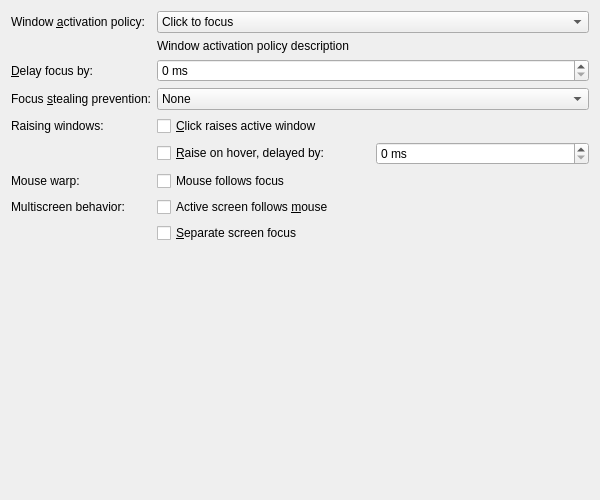
<?xml version="1.0" encoding="UTF-8"?>
<ui version="4.0">
 <class>KWinFocusConfigForm</class>
 <widget class="QWidget" name="KWinFocusConfigForm">
  <property name="geometry">
   <rect>
    <x>0</x>
    <y>0</y>
    <width>600</width>
    <height>500</height>
   </rect>
  </property>
  <layout class="QVBoxLayout" name="verticalLayout">
   <item>
    <layout class="QFormLayout" name="formLayout_1">
     <property name="formAlignment">
      <set>Qt::AlignHCenter|Qt::AlignTop</set>
     </property>
     <item row="0" column="0">
      <widget class="QLabel" name="windowFocusPolicyLabel">
       <property name="text">
        <string>Window &amp;activation policy:</string>
       </property>
       <property name="buddy">
        <cstring>windowFocusPolicy</cstring>
       </property>
      </widget>
     </item>
     <item row="0" column="1">
      <widget class="QComboBox" name="windowFocusPolicy">
       <property name="whatsThis">
        <string>With this option you can specify how and when windows will be focused.</string>
       </property>
       <item>
        <property name="text">
         <string comment="sassa asas">Click to focus</string>
        </property>
       </item>
       <item>
        <property name="text">
         <string>Click to focus (mouse precedence)</string>
        </property>
       </item>
       <item>
        <property name="text">
         <string>Focus follows mouse</string>
        </property>
       </item>
       <item>
        <property name="text">
         <string>Focus follows mouse (mouse precedence)</string>
        </property>
       </item>
       <item>
        <property name="text">
         <string>Focus under mouse</string>
        </property>
       </item>
       <item>
        <property name="text">
         <string>Focus strictly under mouse</string>
        </property>
       </item>
      </widget>
     </item>
     <item row="2" column="0">
      <widget class="QLabel" name="delayFocusOnLabel">
       <property name="text">
        <string>&amp;Delay focus by:</string>
       </property>
       <property name="alignment">
        <set>Qt::AlignRight|Qt::AlignTrailing|Qt::AlignVCenter</set>
       </property>
       <property name="buddy">
        <cstring>kcfg_DelayFocusInterval</cstring>
       </property>
      </widget>
     </item>
     <item row="2" column="1">
      <widget class="QSpinBox" name="kcfg_DelayFocusInterval">
       <property name="whatsThis">
        <string>This is the delay after which the window the mouse pointer is over will automatically receive focus.</string>
       </property>
       <property name="suffix">
        <string> ms</string>
       </property>
       <property name="minimum">
        <number>0</number>
       </property>
       <property name="maximum">
        <number>3000</number>
       </property>
       <property name="singleStep">
        <number>100</number>
       </property>
      </widget>
     </item>
     <item row="3" column="0">
      <widget class="QLabel" name="focusStealingLabel">
       <property name="text">
        <string>Focus &amp;stealing prevention:</string>
       </property>
       <property name="alignment">
        <set>Qt::AlignRight|Qt::AlignTrailing|Qt::AlignVCenter</set>
       </property>
       <property name="buddy">
        <cstring>kcfg_FocusStealingPreventionLevel</cstring>
       </property>
      </widget>
     </item>
     <item row="3" column="1">
      <widget class="QComboBox" name="kcfg_FocusStealingPreventionLevel">
       <property name="whatsThis">
        <string>&lt;html&gt;&lt;head/&gt;&lt;body&gt;&lt;p&gt;This option specifies how much KWin will try to prevent unwanted focus stealing caused by unexpected activation of new windows. (Note: This feature does not work with the &lt;span style=&quot; font-style:italic;&quot;&gt;Focus under mouse&lt;/span&gt; or &lt;span style=&quot; font-style:italic;&quot;&gt;Focus strictly under mouse&lt;/span&gt; focus policies.) &lt;/p&gt;&lt;ul style=&quot;margin-top: 0px; margin-bottom: 0px; margin-left: 0px; margin-right: 0px; -qt-list-indent: 1;&quot;&gt;&lt;li style=&quot; margin-top:12px; margin-bottom:0px; margin-left:0px; margin-right:0px; -qt-block-indent:0; text-indent:0px;&quot;&gt;&lt;span style=&quot; font-style:italic;&quot;&gt;None:&lt;/span&gt; Prevention is turned off and new windows always become activated.&lt;/li&gt;&lt;li style=&quot; margin-top:0px; margin-bottom:0px; margin-left:0px; margin-right:0px; -qt-block-indent:0; text-indent:0px;&quot;&gt;&lt;span style=&quot; font-style:italic;&quot;&gt;Low:&lt;/span&gt; Prevention is enabled; when some window does not have support for the underlying mechanism and KWin cannot reliably decide whether to activate the window or not, it will be activated. This setting may have both worse and better results than the medium level, depending on the applications.&lt;/li&gt;&lt;li style=&quot; margin-top:0px; margin-bottom:0px; margin-left:0px; margin-right:0px; -qt-block-indent:0; text-indent:0px;&quot;&gt;&lt;span style=&quot; font-style:italic;&quot;&gt;Medium:&lt;/span&gt; Prevention is enabled.&lt;/li&gt;&lt;li style=&quot; margin-top:0px; margin-bottom:0px; margin-left:0px; margin-right:0px; -qt-block-indent:0; text-indent:0px;&quot;&gt;&lt;span style=&quot; font-style:italic;&quot;&gt;High:&lt;/span&gt; New windows get activated only if no window is currently active or if they belong to the currently active application. This setting is probably not really usable when not using mouse focus policy.&lt;/li&gt;&lt;li style=&quot; margin-top:0px; margin-bottom:12px; margin-left:0px; margin-right:0px; -qt-block-indent:0; text-indent:0px;&quot;&gt;&lt;span style=&quot; font-style:italic;&quot;&gt;Extreme:&lt;/span&gt; All windows must be explicitly activated by the user.&lt;/li&gt;&lt;/ul&gt;&lt;p&gt;Windows that are prevented from stealing focus are marked as demanding attention, which by default means their taskbar entry will be highlighted. This can be changed in the Notifications control module.&lt;/p&gt;&lt;/body&gt;&lt;/html&gt;</string>
       </property>
       <item>
        <property name="text">
         <string extracomment="Focus Stealing Prevention Level">None</string>
        </property>
       </item>
       <item>
        <property name="text">
         <string extracomment="Focus Stealing Prevention Level">Low</string>
        </property>
       </item>
       <item>
        <property name="text">
         <string extracomment="Focus Stealing Prevention Level">Medium</string>
        </property>
       </item>
       <item>
        <property name="text">
         <string extracomment="Focus Stealing Prevention Level">High</string>
        </property>
       </item>
       <item>
        <property name="text">
         <string extracomment="Focus Stealing Prevention Level">Extreme</string>
        </property>
       </item>
      </widget>
     </item>
     <item row="4" column="0">
      <widget class="QLabel" name="raisingWindowsLabel">
       <property name="text">
        <string>Raising windows:</string>
       </property>
      </widget>
     </item>
     <item row="4" column="1">
      <widget class="QCheckBox" name="kcfg_ClickRaise">
       <property name="whatsThis">
        <string>When this option is enabled, the active window will be brought to the front when you click somewhere into the window contents. To change it for inactive windows, you need to change the settings in the Actions tab.</string>
       </property>
       <property name="text">
        <string>&amp;Click raises active window</string>
       </property>
      </widget>
     </item>
     <item row="5" column="1">
      <layout class="QHBoxLayout" name="horizontalLayout_1">
       <item>
        <widget class="QCheckBox" name="kcfg_AutoRaise">
         <property name="whatsThis">
          <string>When this option is enabled, a window in the background will automatically come to the front when the mouse pointer has been over it for some time.</string>
         </property>
         <property name="text">
          <string>&amp;Raise on hover, delayed by:</string>
         </property>
        </widget>
       </item>
       <item>
        <widget class="QSpinBox" name="kcfg_AutoRaiseInterval">
         <property name="whatsThis">
          <string>This is the delay after which the window that the mouse pointer is over will automatically come to the front.</string>
         </property>
         <property name="suffix">
          <string> ms</string>
         </property>
         <property name="minimum">
          <number>0</number>
         </property>
         <property name="maximum">
          <number>3000</number>
         </property>
         <property name="singleStep">
          <number>100</number>
         </property>
        </widget>
       </item>
      </layout>
     </item>
     <item row="6" column="0">
        <widget class="QLabel" name="mouseWarpLabel">
         <property name="text">
          <string>Mouse warp:</string>
         </property>
        </widget>
       </item>
       <item row="6" column="1">
        <widget class="QCheckBox" name="kcfg_MouseFollowsFocus">
         <property name="whatsThis">
          <string>When this option is enabled, the mouse cursor will always be kept in the focused window. This means that when opening a new window, switching tasks, or moving a window, the cursor will automatically be moved into the focused window.</string>
         </property>
         <property name="text">
          <string>Mouse follows focus</string>
         </property>
        </widget>
       </item>
     <item row="7" column="0">
      <widget class="QLabel" name="multiscreenBehaviorLabel">
       <property name="text">
        <string>Multiscreen behavior:</string>
       </property>
      </widget>
     </item>
     <item row="7" column="1">
      <widget class="QCheckBox" name="kcfg_ActiveMouseScreen">
       <property name="whatsThis">
        <string>When this option is enabled, the active screen (where new windows appear, for example) is the screen containing the mouse pointer. When disabled, the active screen is the screen containing the focused window.</string>
       </property>
       <property name="text">
        <string>Active screen follows &amp;mouse</string>
       </property>
      </widget>
     </item>
     <item row="8" column="1">
      <widget class="QCheckBox" name="kcfg_SeparateScreenFocus">
       <property name="whatsThis">
        <string>When this option is enabled, focus operations are limited only to the active screen</string>
       </property>
       <property name="text">
        <string>&amp;Separate screen focus</string>
       </property>
      </widget>
     </item>
     <item row="1" column="1">
      <widget class="QLabel" name="windowFocusPolicyDescriptionLabel">
       <property name="minimumSize">
        <size>
         <width>280</width>
         <height>0</height>
        </size>
       </property>
       <property name="text">
        <string>Window activation policy description</string>
       </property>
       <property name="alignment">
        <set>Qt::AlignLeading|Qt::AlignLeft|Qt::AlignTop</set>
       </property>
       <property name="wordWrap">
        <bool>true</bool>
       </property>
      </widget>
     </item>
    </layout>
   </item>
   <item>
    <spacer name="verticalSpacer">
     <property name="orientation">
      <enum>Qt::Vertical</enum>
     </property>
     <property name="sizeHint" stdset="0">
      <size>
       <width>20</width>
       <height>40</height>
      </size>
     </property>
    </spacer>
   </item>
  </layout>
 </widget>
 <resources/>
 <connections>
  <connection>
   <sender>kcfg_AutoRaise</sender>
   <signal>toggled(bool)</signal>
   <receiver>kcfg_AutoRaiseInterval</receiver>
   <slot>setEnabled(bool)</slot>
   <hints>
    <hint type="sourcelabel">
     <x>338</x>
     <y>189</y>
    </hint>
    <hint type="destinationlabel">
     <x>485</x>
     <y>189</y>
    </hint>
   </hints>
  </connection>
  <connection>
   <sender>kcfg_AutoRaise</sender>
   <signal>toggled(bool)</signal>
   <receiver>kcfg_ClickRaise</receiver>
   <slot>setDisabled(bool)</slot>
   <hints>
    <hint type="sourcelabel">
     <x>338</x>
     <y>189</y>
    </hint>
    <hint type="destinationlabel">
     <x>333</x>
     <y>155</y>
    </hint>
   </hints>
  </connection>
 </connections>
</ui>
